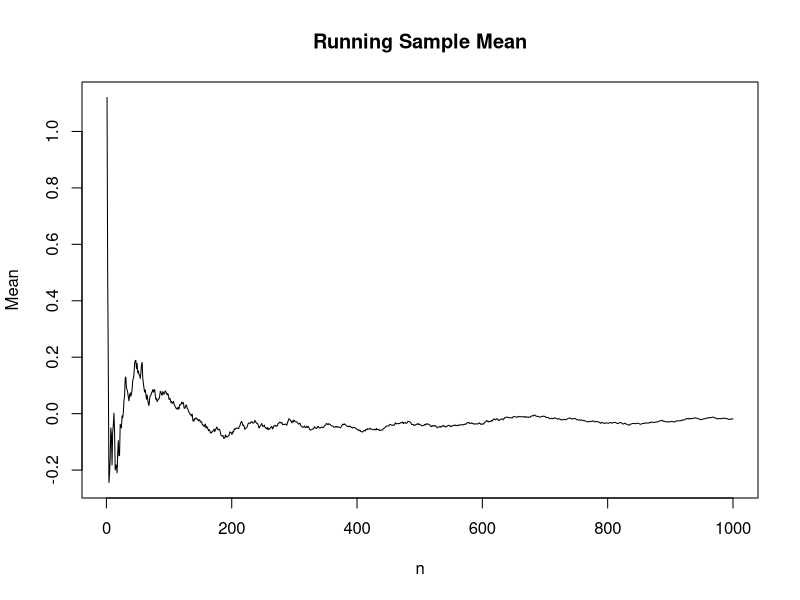
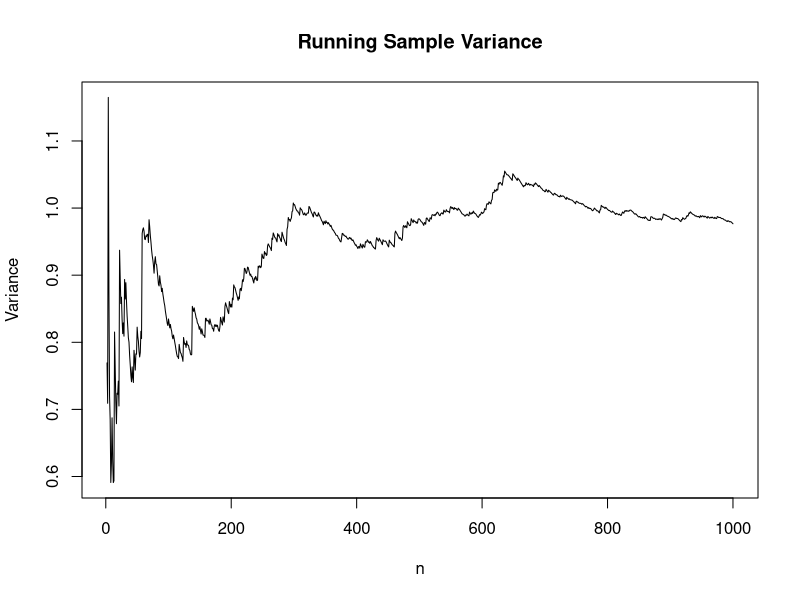
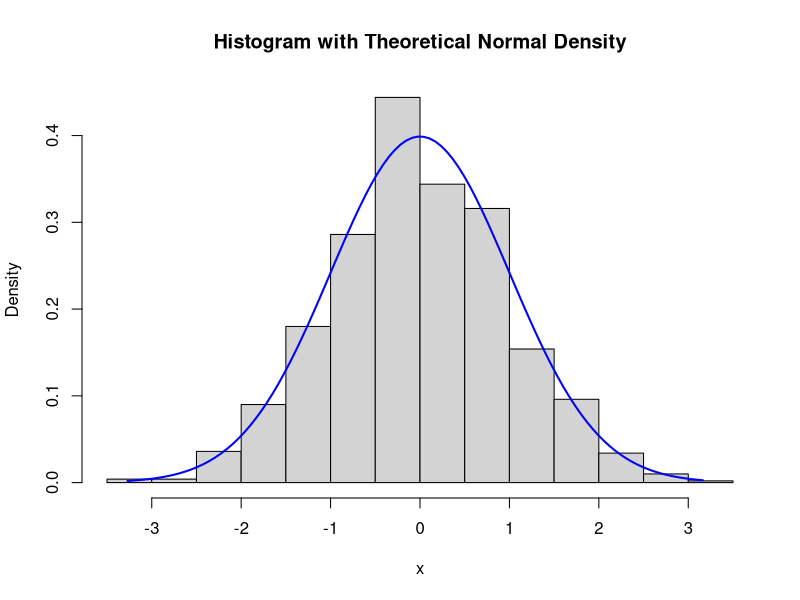
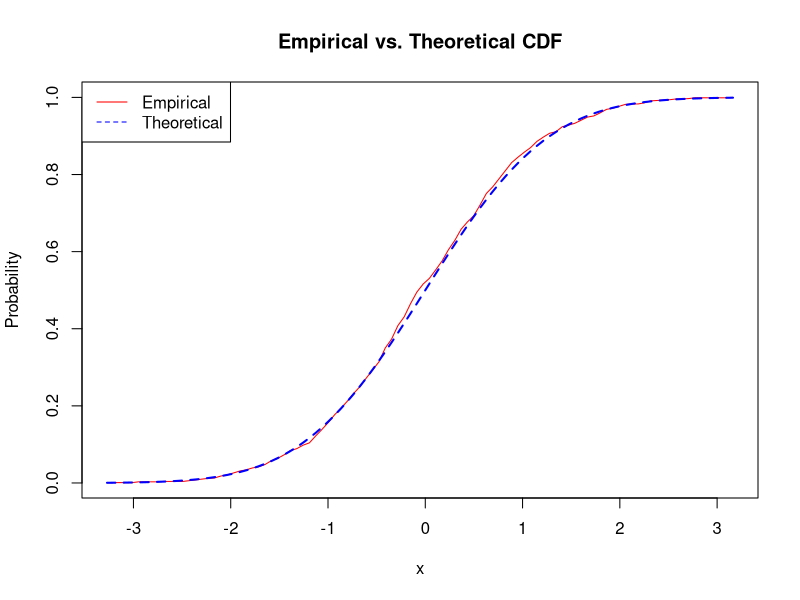
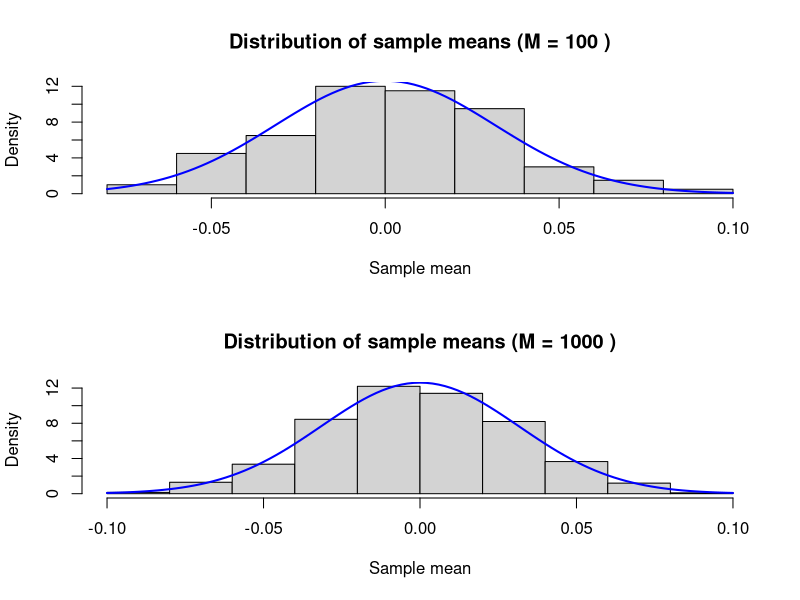
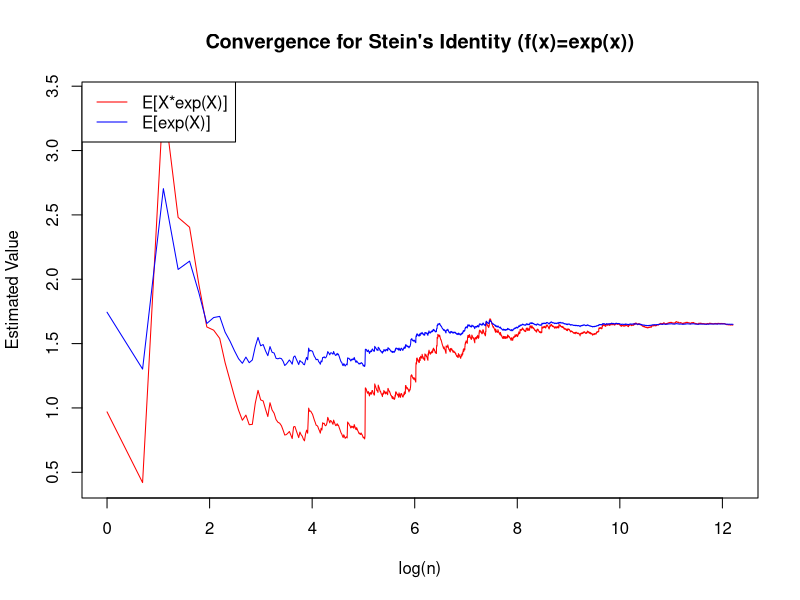

Reproduce these figures in R, in order.
####### Problem 1.5: Simulation Exercise in R #######

#### Question (a) ####
# Assume that E[g(X)^2] < infinity. By the strong law of large numbers,
#
# (1/N) * sum(g(X_j)^2) -> E[g(X)^2]
#
# and
#
# ((1/N) * sum(g(X_j)))^2 -> E[g(X)]^2
#
# almost surely. Hence the sample variance converges almost surely
# to Var(g(X)). The denominator N - 1 also makes the estimator
# unbiased for finite N.


# Set plot layout to show one plot at a time.
par(mfrow = c(1, 1))

# Define simulation parameters.
N <- 1000      # Total number of simulations/observations.
mu <- 0.0      # Mean of the normal distribution.
sigma <- 1.0   # Standard deviation of the normal distribution.

#### Question (b) ####
# Simulate N random numbers from a standard normal distribution.
# 'rnorm' stands for "random normal".
X <- rnorm(N, mean = mu, sd = sigma)

# Print the first few values to inspect them.
print(head(X))


#### Question (c) ####
## Subquestion (i): Plot the running sample mean ##

# --- Method 1: Using a for-loop  ---
# Preallocating memory is much faster and better practice in R than growing a vector with c().
means_loop <- numeric(N) 
for (n in 1:N) {
  means_loop[n] <- mean(X[1:n])
}
plot(1:N, means_loop, type='l', main="Running Sample Mean", xlab="n", ylab="Mean")


## Subquestion (ii): Plot the running sample variance ##

# --- Method 1: Using a for-loop  ---
vars_loop <- numeric(N)
vars_loop[1] <- NA # Variance is undefined for a single observation
for (n in 2:N) {
  vars_loop[n] <- var(X[1:n])
}
# Plot the running variance. We expect it to converge to the true variance (sigma^2 = 1).
plot(2:N, vars_loop[2:N], type='l', main="Running Sample Variance", xlab="n", ylab="Variance")


#### Question (d) ####
## Subquestion (i) & (ii): Histogram with theoretical density ##
# Create a sequence of x-values for plotting the theoretical curve.
xs <- seq(min(X), max(X), length.out = 100)

# Overlay the theoretical density curve for N(mu, sigma).
# `dnorm` calculates the probability density function (PDF).
# We use prob = TRUE to ensure the histogram shows density rather than raw frequencies.
hist(X, prob = TRUE, main = "Histogram with Theoretical Normal Density", xlab = "x")
lines(xs, dnorm(xs, mu, sigma), col = "blue", lwd = 2)


#### Question (e) ####
# Plot the Empirical Cumulative Distribution Function (ECDF).

# Define a function to calculate the ECDF at a point x.
empdist <- function(x) {
  mean(X <= x)
}

# Apply this function to all points in our x-sequence `xs`.
# Using `sapply` instead of `lapply` to return a numeric vector, which `plot()` handles perfectly.
empdistX <- sapply(xs, empdist) 

# Plot the ECDF and overlay the theoretical CDF.
# `pnorm` calculates the cumulative distribution function (CDF).
plot(xs, empdistX, type = 'l', col = "red", main = "Empirical vs. Theoretical CDF", xlab = "x", ylab = "Probability")
lines(xs, pnorm(xs, mu, sigma), col = "blue", lty = 2, lwd = 2)
legend("topleft", legend = c("Empirical", "Theoretical"), col = c("red", "blue"), lty = 1:2)


#### Question (f) ####
# Visualize the Central Limit Theorem (CLT).

# Function to generate M sample means, each from a sample of size N.
sample_m_means <- function(M) {
replicate(M, mean(rnorm(N, mean = mu, sd = sigma)))
}

par(mfrow = c(2, 1))

for (M in c(100, 1000)) {
  sample_means <- sample_m_means(M)

  hist(
    sample_means,
    probability = TRUE,
    main = paste("Distribution of sample means (M =", M, ")"),
    xlab = "Sample mean"
  )

  curve(
    dnorm(x, mean = mu, sd = sigma / sqrt(N)),
    add = TRUE,
    col = "blue",
    lwd = 2
  )
}

par(mfrow = c(1, 1))

#### Question (g) ####
# Numerical verification of Stein's Identity: E[X*f(X)] = E[f'(X)]

# --- Case 1: f(x) = e^x, so f'(x) = e^x ---
# We check if the sample mean of X*exp(X) is close to the sample mean of exp(X).
cat("Case 1 (e^x) - E[X*f(X)]:", mean(X * exp(X)), "\n")
cat("Case 1 (e^x) - E[f'(X)]:", mean(exp(X)), "\n\n")

# --- Case 2: f(x) = sin(x), so f'(x) = cos(x) ---
# We check if the sample mean of X*sin(X) is close to the sample mean of cos(X).
cat("Case 2 (sin) - E[X*f(X)]:", mean(X * sin(X)), "\n")
cat("Case 2 (sin) - E[f'(X)]:", mean(cos(X)), "\n\n")

# --- Plot the convergence of the estimators as a function of n ---
# Generate a much larger sample to see the convergence clearly.
N_large <- 200000
Xs <- rnorm(N_large)
expXs <- exp(Xs)

# Calculate the running mean for the left-hand side of the identity: E[X*f(X)]
res1 <- cumsum(Xs * expXs) / (1:N_large)
# Calculate the running mean for the right-hand side of the identity: E[f'(X)]
res2 <- cumsum(expXs) / (1:N_large)

# Plot the two running means against log(n) to see convergence.
# They should converge to the same value as n -> infinity.
plot(log(1:N_large), res1, type = 'l', col = "red",
     main = "Convergence for Stein's Identity (f(x)=exp(x))",
     xlab = "log(n)", ylab = "Estimated Value")
lines(log(1:N_large), res2, col = "blue")
legend("topleft", legend = c("E[X*exp(X)]", "E[exp(X)]"), col = c("red", "blue"), lty = 1)
